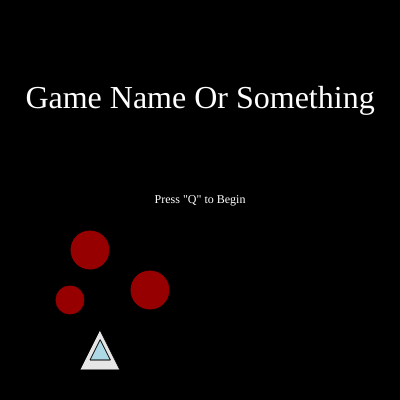
Frame 1 (no input)
Frame 60 (no input): identical to frame 1, image omitted
Frame 120 (the mouse pressed at the canvas centre since frame 60): identical to frame 1, image omitted

The p5.js sketch that drew this single still picture (run headless with seeded random() and noise() and a simulated clock; from frame 60 on, the mouse is pressed at the canvas centre):

// p5.js sketch
// ── sketch.js
// Project Title
// Your Name Policron && Willis
// Date

let shipX = 200;   // Variables
let shield = 3
let meteorX1 = 200;
let meteorY1 = -50;
let meteorR1 = 40
let meteorX2 = 200;
let meteorY2 = -50;
let meteorR2 = 100
let start = false
let lose = false
let points = 0

function setup() {
  createCanvas(400, 400);
  background(0);
  ellipseMode(CENTER);
  rectMode(CENTER,CENTER);
  frameRate(60);
  textFont("bazooka")
  textAlign(CENTER,CENTER)
  stroke(0)
}

function draw() {
  background(0);
  fill(255)

  if (start == false) {   //Start Screen
    textSize(32)
    text ('Game Name Or Something', 200, 100)
    textSize(12)
    text ('Press "Q" to Begin', 200, 200)
    drawShip(100,350)
    drawMeteor(90, 250, 40)
    drawMeteor(150, 290, 40)
    drawMeteor(70, 300, 30)
    if (keyIsDown(81)) {
      start = !start
  }
  }
  
  if(lose == false && start == true) {     // Run in you haven't lost yet
  background(0);
  fill(255)

  drawMeteor(meteorX1, meteorY1, meteorR1);   // Draw the meteor(s)
  if (points >= 1000) {
    drawMeteor(meteorX2, meteorY2, meteorR2)  // Draw a second bigger meteor after you reach 1000 points
  }

  meteorY1 += 5;   //Move the meteor(s)
  if (points >= 1000) { // Move bigger meteor when you hit 1000 points
      meteorY2 += 3
  }

  if(meteorY1 > 450) {   // Meteor Hit & Respawn #1
    meteorY1 = -50;
    meteorX1 = random(20,380);
    points += 100
  }
  if(dist (meteorX1, meteorY1, shipX, 375) <= meteorR1 / 2 + 10)  {
    shield -= 1
    meteorY1 = -50;
    meteorX1 = random(20,380)
  }

  if(meteorY2 > 450) {   // Meteor Hit & Respawn #2
    meteorY2 = -50;
    meteorX2 = random(50,350);
    points += 100
  }
  if(dist (meteorX2, meteorY2, shipX, 375) <= meteorR2 / 2 + 10)  {
    shield -= 1
    meteorY2 = -50;
    meteorX2 = random(50,350)
  }

  drawShip(shipX, 375);   // Draw the Ship

  if (keyIsDown(65)||keyIsDown(LEFT_ARROW)) {   // Ship movement
    shipX -= 5;
  }
  if (keyIsDown(68)||keyIsDown(RIGHT_ARROW)) {
    shipX += 5;
  }

  if (shipX < 20) {   // Ship boundries
    shipX = 20;
  }
  if (shipX > 380) {
    shipX = 380;
  }

  textSize(12)
  text ("Shields", 30,20)
  text (shield, 60,20)    // Shield counter
  if (shield < 0) {       // Lose game if you get hit without shields
  lose = !lose
  shield = 0
  }

  text ("Points",320,20)  
  text (points, 360,20)    // Point counter

}

if (lose == true) {   // Lose Screen
  fill(0)
  rect(0,0, width ,height,10)
  fill(255,0,0)
  textAlign(CENTER,CENTER)
  textSize(32)
  text("GAME OVER",200,200)
  textSize(12)
  fill(255)
  text("Break All Your Shields and You'll Be Next", 200, 250)
  text('Press "R" to Restart',200,300)
}

if(keyIsDown(82)&&lose == true){   // Restart the game
  lose = !lose
  shield = 3 
  points = 0
  shipX = 200
}
}

// Define the functions

function drawShip(x, y) {
  fill(230);
  triangle(x - 20, y + 20, x + 20, y + 20, x, y - 20);
  fill("lightblue")
  triangle(x, y-10,x-10,y+10,x+10,y+10)
}

function drawMeteor(x, y, r) {
  fill(150, 0, 0);
  circle(x, y, r);
}

function drawShield(x,y) {
  stroke(255)
  fill("yellow")
  triangle(x - 10, y, x + 10, y, x, y + 20)
}
